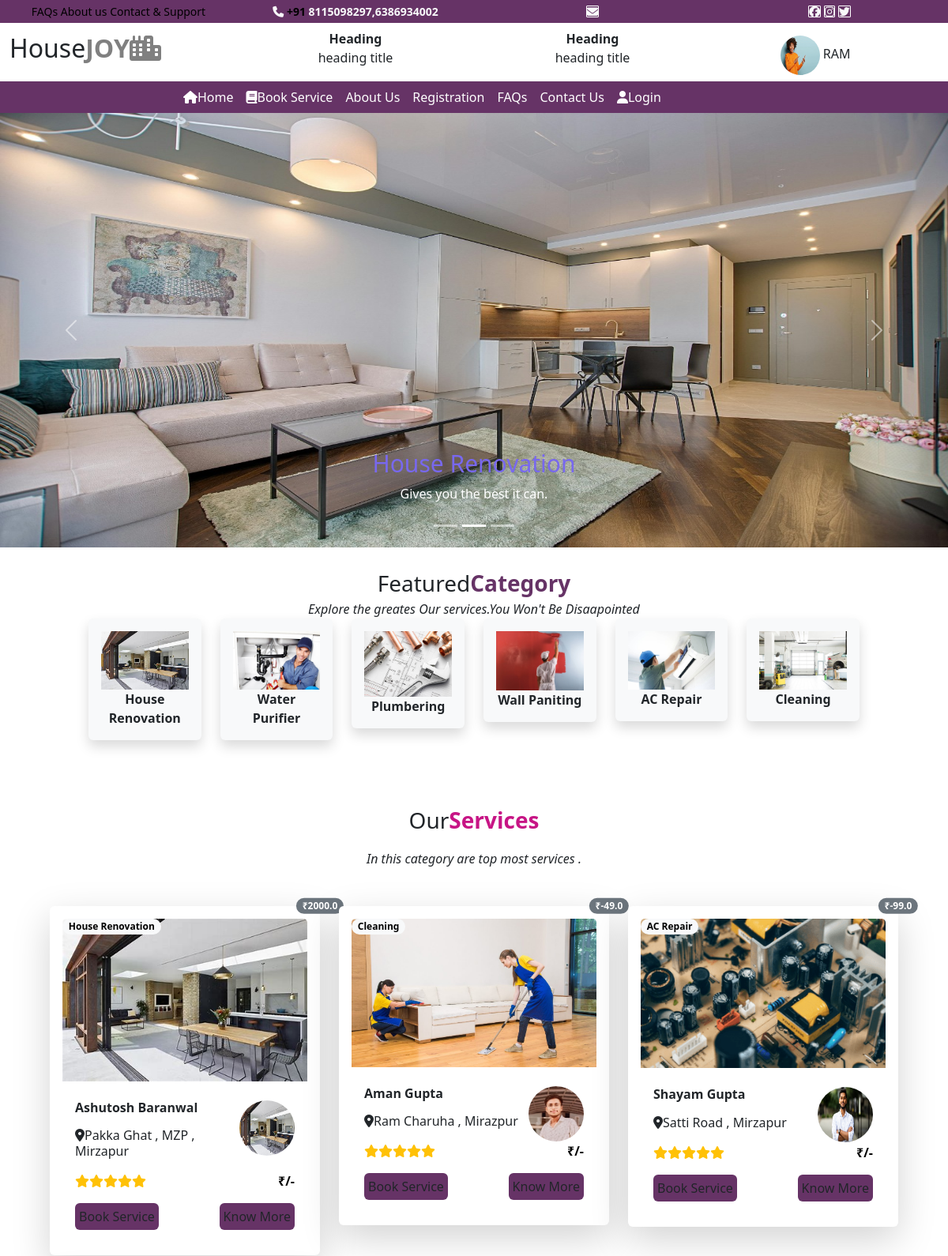
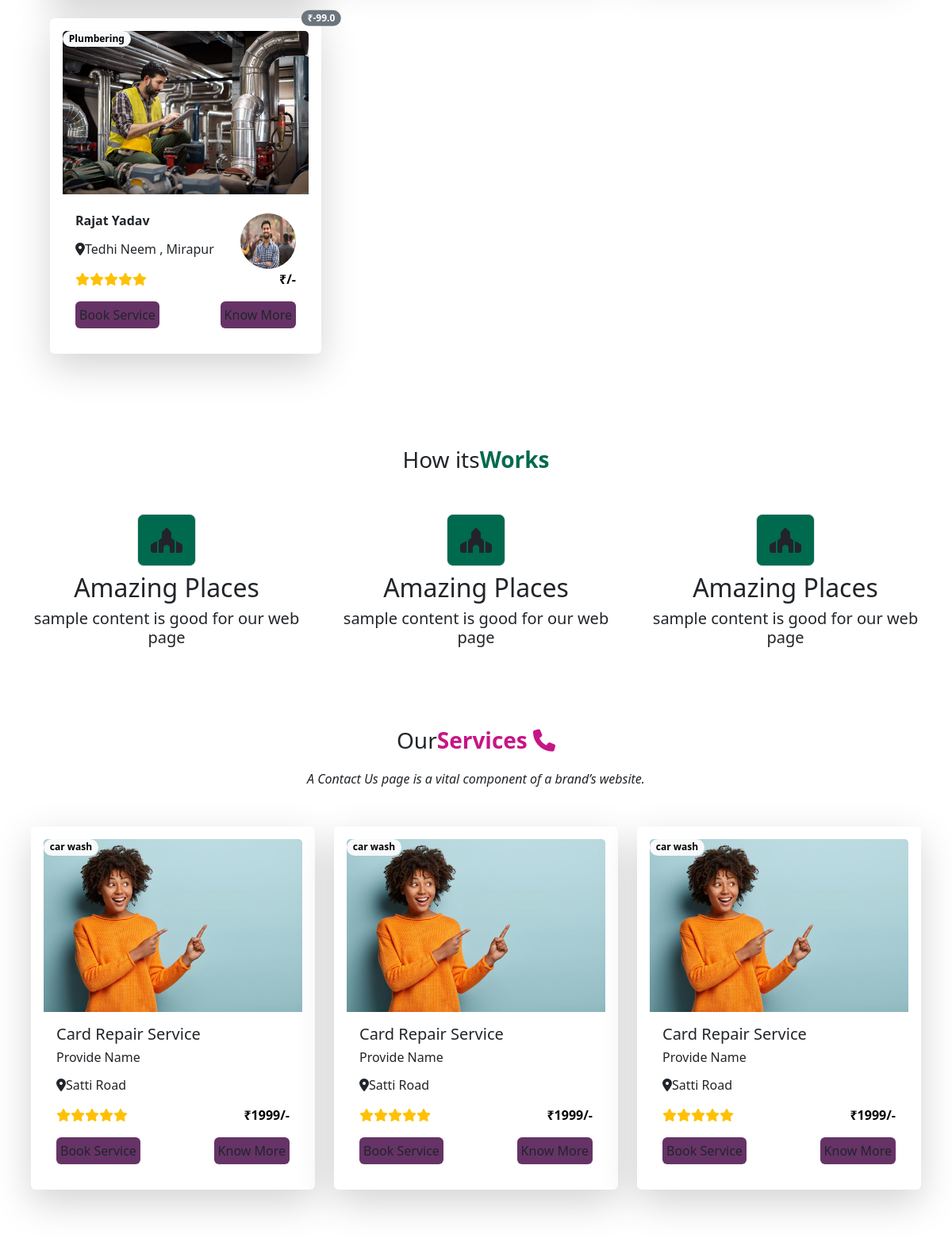
The page / (upper part) on the database its author committed (2 pictures, top to bottom).
### user/models.py (models this page shows, shortened)
class category(models.Model):
    category_name=models.CharField(max_length=50,null=True)
    category_picture=models.ImageField(upload_to='static/category/',null=True)
    def __str__(self):
        return self.category_name

class service_provider(models.Model):
    provider_name = models.CharField(max_length=50,null=True)
    provider_picture = models.ImageField(upload_to='static/provider/',null=True)
    per_square = models.FloatField()
    discount_price = models.FloatField()
    service_name = models.CharField(max_length=200,null=True)
    details = models.TextField(null=True)
    availability = HTMLField(null=True)
    provider_mobile = models.CharField(max_length=20,null=True)
    city = models.TextField(max_length=40,null=True)
    address = TextField(null=True)
    service_picture = models.ImageField(upload_to='static/service/',null=True)
    service_category = models.ForeignKey(category,on_delete=models.CASCADE)
    pincode = models.IntegerField(null=True)
    added_date = models.DateField(null=True)

### user/views.py (the view)
# urls.py: path('',views.index),
def index(request):
    data=category.objects.all().order_by('-id')[0:12]
    gdata=tbl_slide.objects.all().order_by('id')
    sdata=service_provider.objects.all().order_by('-discount_price')[0:12]
    md={'cdata':data,"servicedata":sdata,'vdata':gdata}
    return render(request,'index.html',md)

### templates/index.html (shortened to what this page needs)
{% extends 'base.html'%}
{% load static %}
{% block childpage %}
<div class="row slider p-0">
        <div class="col-sm-12 p-0">
            <div id="carouselExampleCaptions" class="carousel slide carousel-fade" data-bs-ride="carousel">
  <div class="carousel-indicators">
    <button type="button" data-bs-target="#carouselExampleCaptions" data-bs-slide-to="0" class="active" aria-current="true" aria-label="Slide 1"></button>
    <button type="button" data-bs-target="#carouselExampleCaptions" data-bs-slide-to="1" aria-label="Slide 2"></button>
    <button type="button" data-bs-target="#carouselExampleCaptions" data-bs-slide-to="2" aria-label="Slide 3"></button>
  </div>
  <div class="carousel-inner">
    <div class="carousel-item" data-bs-interval="1800">
      <img src="{% static 'images/f1.jpg' %}" style="max-height:550px;" class="d-block w-100" alt="...">
      <div class="carousel-caption d-none d-md-block">
        <h5 style="color:#7868EE; font-size:30px;">House Renovation</h5>
        <p>Gives you the best it can.</p>
      </div>
    </div>
  </div>
  <button class="carousel-control-prev" type="button" data-bs-target="#carouselExampleCaptions" data-bs-slide="prev">
    <span class="carousel-control-prev-icon" aria-hidden="true"></span>
  </button>
  <button class="carousel-control-next" type="button" data-bs-target="#carouselExampleCaptions" data-bs-slide="next">
    <span class="carousel-control-next-icon" aria-hidden="true"></span>
  </button>
</div>
        </div>
 </div>
<br/>
<div class="row category text-center">
    <div class="col-sm-1"></div>
    <div class="col-sm-10">
        <div class="fs-3">Featured<b class="txt-color2">Category</b></div>
        <i>Explore the greates Our services.You Won't Be Disaapointed</i>
        <div class="row">
            {% for x in cdata %}
            <div class="col-sm-2">
                <a href="/allservices?cid={{x.id}}" class="text-dark" style="text-decoration:none;">
                <p class="shadow p-3 mb-2 bg-body-tertiary rounded text-center">
                    <img src="../{{x.category_picture}}" class="img-fluid"/>
                      <b>{{x.category_name}}</b></a>
                </div>
            {% endfor %}
        </div>
    </div>
</div>
<div class="container p-5">
<div class="row heading text-center py-4 ">
    <div class="col-sm-6 mx-auto">
        <p class="fs-3">Our<b style="color:#c71585">Services </b></p>
        <i>In this category are top most services .</i>
    </div>
</div>
<div class="row section2 my-4 mb-3">
    {% for x in servicedata %}
    <div class="col-sm-4 mb-4">
        <div class="card position-relative mx-auto p-3 w-100 border-0 shadow-lg ">
            <span class="position-absolute top-0 start-100 translate-middle badge rounded-pill text-bg-secondary">&#8377;{{x.discount_price}} <span class="visually-hidden">unread messages</span></span>
  <img src="../{{x.service_picture}}" class="card-img-top imgzoom" alt="...">
<div class="position-absolute  badge rounded-pill text-bg-light top-5 start-5" href="">{{x.service_category}}</div>
  <div class="card-body">
      <h6 class="car-subtitle"><b>{{x.provider_name}}</b>
      <img src="../{{x.provider_picture}}" height="70px" width="70px" class="float-end rounded-circle" />
      </h6>
      <h6 class="car-subtitle txt-secondary  py-2 "><i class="fa-solid fa-location-dot"></i>{{x.address}} , <h9>{{x.city}}</h9></h6>
    <div class="card-text text-warning "><i class="fa-solid fa-star"></i><i class="fa-solid fa-star"></i><i class="fa-solid fa-star"></i><i class="fa-solid fa-star"></i><i class="fa-solid fa-star"></i><b class="float-end"  style="color:black;">&#8377;{{x.avg_price}}/-</b></div>
    <div class="mt-3 p-0"><a href="/booknow?id={{x.id}}" class="btn p-1 bg-mycolor2">Book Service</a>
        <a href="/service?msg={{x.id}}" class="btn p-1 bg-mycolor2 float-end">Know More</a></div>
  </div>
        </div>
</div>
      {% endfor %}
    </div>
    </div>
<div class="row heading text-center py-4 ">
    <div class="col-sm-6 mx-auto">
        <p class="fs-3">How its<b class="txt-color1">Works </b></p>
        </div>
    </div>
<div class="container">
        <div class="row mb-4 ">
            <div class="col-sm-4 text-center mb-3">
                <i class="fa-solid fa-place-of-worship fs-2 border border-1 my-2 p-3 bg-mycolor1 rounded-3 "></i>
                <h2>Amazing Places</h2>
                <h5>sample content is good for our web page </h5>
            </div>
            <div class="col-sm-4 text-center mb-3">
                <i class="fa-solid fa-place-of-worship fs-2 border border-1 my-2 p-3 bg-mycolor1 rounded-3 "></i>
                <h2>Amazing Places</h2>
                <h5>sample content is good for our web page </h5>
            </div>
            <div class="col-sm-4 text-center mb-3">
                <i class="fa-solid fa-place-of-worship fs-2 border border-1 my-2 p-3 bg-mycolor1 rounded-3 "></i>
                <h2>Amazing Places</h2>
                <h5>sample content is good for our web page </h5>
            </div>
        </div>
</div>
<div class="container p-4">
    <div class="row heading text-center py-4 ">
    <div class="col-sm-6 mx-auto">
        <p class="fs-3">Our<b style="color:#c71585">Services <i class="fa-solid fa-phone"></i></b></p>
        <i> A Contact Us page is a vital component of a brand’s website.</i>
    </div>
</div>
<div class="row section2 my-4 ">
    <div class="col-sm-4 mb-3">
        <div class="card position-relative mx-auto p-3 w-100 border-0 shadow-lg ">
  <img src="{% static 'images/about.jpg' %}" class="card-img-top imgzoom" alt="...">
<div class="position-absolute  badge rounded-pill text-bg-light top-5 start-5" href=""> car wash</div>
  <div class="card-body">
    <h5 class="card-title">Card Repair Service</h5>
      <h6 class="car-subtitle">Provide Name</h6>
      <h6 class="car-subtitle txt-secondary  py-2 "><i class="fa-solid fa-location-dot"></i>Satti Road</h6>
    <div class="card-text text-warning "><i class="fa-solid fa-star"></i><i class="fa-solid fa-star"></i><i class="fa-solid fa-star"></i><i class="fa-solid fa-star"></i><i class="fa-solid fa-star"></i><b class="float-end"  style="color:black;">&#8377;1999/-</b></div>
    <div class="mt-3 p-0"><a href="/service/" class="btn p-1 bg-mycolor2">Book Service</a><a href="#" class="btn p-1 bg-mycolor2 float-end">Know More</a></div>
</div>
  </div>
        </div>
    <div class="col-sm-4 mb-3">
        <div class="card position-relative mx-auto p-3 w-100 border-0 shadow-lg ">
  <img src="{% static 'images/about.jpg' %}" class="card-img-top imgzoom" alt="...">
<div class="position-absolute  badge rounded-pill text-bg-light top-5 start-5" href="#" > car wash</div>
  <div class="card-body">
    <h5 class="card-title">Card Repair Service</h5>
      <h6 class="car-subtitle">Provide Name</h6>
      <h6 class="car-subtitle txt-secondary  py-2 "><i class="fa-solid fa-location-dot"></i>Satti Road</h6>
    <div class="card-text text-warning "><i class="fa-solid fa-star"></i><i class="fa-solid fa-star"></i><i class="fa-solid fa-star"></i><i class="fa-solid fa-star"></i><i class="fa-solid fa-star"></i><b class="float-end"  style="color:black;">&#8377;1999/-</b></div>
    <div class="mt-3 p-0"><a href="#"  class="btn p-1 bg-mycolor2 ">Book Service</a><a href="#" class="btn p-1 bg-mycolor2 float-end">Know More</a></div>
  </div>
        </div>
    </div>
        <div class="col-sm-4 mb-3">
        <div class="card position-relative mx-auto p-3 w-100 border-0 shadow-lg ">
            <img src="{% static 'images/about.jpg' %}" class="card-img-top imgzoom" alt="...">
<div class="position-absolute  badge rounded-pill text-bg-light top-5 start-5" href=""> car wash</div>
  <div class="card-body">
    <h5 class="card-title">Card Repair Service</h5>
      <h6 class="car-subtitle">Provide Name</h6>
      <h6 class="car-subtitle txt-secondary  py-2 "><i class="fa-solid fa-location-dot"></i>Satti Road</h6>
    <div class="card-text text-warning "><i class="fa-solid fa-star"></i><i class="fa-solid fa-star"></i><i class="fa-solid fa-star"></i><i class="fa-solid fa-star"></i><i class="fa-solid fa-star"></i><b class="float-end"  style="color:black;">&#8377;1999/-</b></div>
    <div class="mt-3 p-0"><a href="#" class="btn p-1 bg-mycolor2">Book Service</a><a href="#" class="btn p-1 bg-mycolor2 float-end">Know More</a></div>
</div>
        </div>
        </div>
</div>
</div>
    {% endblock %}

### templates/base.html (shortened to what this page needs)
 <!DOCTYPE html>
{%load static %}
<html lang="en">
<head>
    <link href="{% static 'css/bootstrap.css' %}" rel="stylesheet"/>
    <link href="{% static 'css/all.css' %}" rel="stylesheet"/>
</head>
<body>
<div class="container-fluid">
    <div class="row t1 bg-mycolor2 text-light text-center py-1">
        <div class="col-sm-3">
            <a style="color:black;" href="/faqs/" target="/">FAQs </a>
            <a style="color:black;" href="#">About us </a>
            <a style="color:black;" href="/contact/" target="/">Contact & Support </a>
        </div>
        <div class="col-sm-3">
            <i  class="fa-solid fa-phone"></i>
            <b style="color:black;">+91</b> <b>8115098297,6386934002</b>
        </div>
        <div class="col-sm-3">
            <i class="fa-solid fa-envelope ic"></i>
        </div>
        <div class="col-sm-3">
<i class="fa-brands fa-facebook ic"></i>
<i class="fa-brands fa-instagram ic"></i>
<i class="fa-brands fa-twitter ic"></i>
        </div>
    </div>
    <div class="row t2 py-2">
        <div class="col-sm-3 fs-2">
            House<b style="color:grey;">JOY<i class="fa-solid fa-city"></i></b>
        </div>
        <div class="col-sm-3 text-end text-center">
            <b>Heading</b><br/>
            heading title
        </div>
        <div class="col-sm-3 text-end text-center">
            <b>Heading</b><br/>
            heading title
        </div>
        <div class="col-sm-3 text-center pe-5 pt-2">
            {% if not request.session.email %}
            <img src="{% static 'images/about.jpg' %}" height="50px"
                 width="50px" style="border-radius:50%"/> RAM
            {% else %}
            <img src="/{{request.session.picture}}" height="50px"
                 width="50px" style="border-radius:50%"/>&nbsp;
            <b>Welcome  , {{ request.session.name}} </b>
            {% endif %}
</div>
    </div>
<div class="row menu bg-mycolor2" style="min-height:40px;">
    <div class="col-sm-2"></div>
    <div class="col-sm-10">
        <nav class="navbar navbar-expand-lg bg-body-tertiary p-0" id="menu">
  <div class="container-fluid">
    <div class="collapse navbar-collapse" id="navbarSupportedContent">
      <ul class="navbar-nav me-auto mb-2 mb-lg-0">
        <li class="nav-item">
          <a class="nav-link active" aria-current="page" href="/home/"><i class="fa-solid fa-house"></i>Home</a>
        </li>
        <li class="nav-item">
          <a class="nav-link" href="/allservices/" target="/"><i class="fa-solid fa-book"></i>Book Service</a>
        </li>
          <li class="nav-item">
          <a class="nav-link" href="/about/" target="/">About Us</a>
        </li>
          <li class="nav-item">
          <a class="nav-link" href="/Registration/" target="/">Registration</a>
        </li>
          <li class="nav-item">
          <a class="nav-link" href="/faqs/" target="_blank">FAQs</a>
        </li>
          <li class="nav-item">
          <a class="nav-link" href="/contact/" target="/">Contact Us</a>
        </li>
          {%  if not  request.session.email %}
          <li class="nav-item">
          <a class="nav-link" href="/login/" target="/"><i class="fa-solid fa-user"></i>Login</a>
        </li>
          {% endif %}
      </ul>
    </div>
  </div>
</nav>
    </div>
</div>
  <div class="row">
    <div class="col-sm-12" style="min-height:500px;">
         {% block childpage %}
         {% endblock %}
         </div>
  </div>
</div>
</body>
</html>

### templates/base.html (style rules this page uses)
body { overflow-x:hidden; }
:root { --bgcolor1:#006A4E; --bgcolor2:#663366; --bgcolor3:#AFB42B; }
.bg-mycolor1 { background:var(--bgcolor1); }
.bg-mycolor2 { background:var(--bgcolor2); }
.txt-color1 { color:var(--bgcolor1); }
.txt-color2 { color:var(--bgcolor2); }
.t1 a { text-decoration:none; color:white; }
.t1 { font-size:14px; }
.ic { border:1px solid white; height:15px; width10px; text-align:center; line:height:20px; border-radius:1px; }
#menu { background:transparent !important; }
#menu ul li a { color:white; }
* { margin:0; padding:0; box-sizing: border-box; }
.container { max-width: 1170px; }
.row { display: flex; flex-wrap: wrap; }
ul { list-style: none; }
.imgzoom { transition:all ease 2s; }

### rows shown on the page
category: category_picture (picture), category_name "House Renovation"
category: category_picture (picture), category_name "Water Purifier"
category: category_picture (picture), category_name "Plumbering"
category: category_picture (picture), category_name "Wall Paniting"
category: category_picture (picture), category_name "AC Repair"
category: category_picture (picture), category_name "Cleaning"
service_provider: discount_price "2000.0", service_picture (picture), service_category "House Renovation", provider_name "Ashutosh Baranwal", provider_picture (picture), address "Pakka Ghat , MZP", city "Mirzapur"
service_provider: discount_price "-49.0", service_picture (picture), service_category "Cleaning", provider_name "Aman Gupta", provider_picture (picture), address "Ram Charuha", city "Mirazpur"
service_provider: discount_price "-99.0", service_picture (picture), service_category "AC Repair", provider_name "Shayam Gupta", provider_picture (picture), address "Satti Road", city "Mirzapur"
service_provider: discount_price "-99.0", service_picture (picture), service_category "Plumbering", provider_name "Rajat Yadav", provider_picture (picture), address "Tedhi Neem", city "Mirapur"
